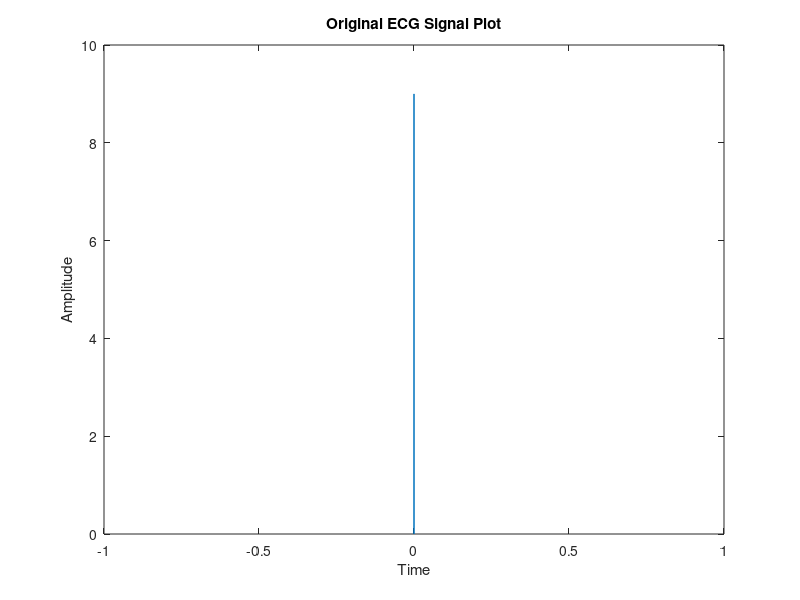

MATLAB code for this plot: (Note: this script raises an error after producing the figure.)
clc;
clear all;
close all;
d = xlsread('a01_3.csv');
Rdata = d(:,2)
Tdata = d(:,1)
%% Original ECG Signal Plotting
figure(1);

plot(Tdata,Rdata);
title('Original ECG Signal Plot');
xlabel('Time');
ylabel('Amplitude');

%% Butterworth filtering of ECG Signal
fp= 500;
fs= 80;
n= 2;
[b,a]= butter(n,fs/fp);
filter_signal = filter(b,a,Rdata);
figure(2)

plot(Tdata(1:1000),filter_signal(1:1000))
title('Butterworth filtered ECG Signal')
xlabel('Time');
ylabel('Amplitude');

%% Detecting R-Peaks using Pan Tompkins algorithm and Segregation of signal
R_D = Rdata
y=length(R_D);
fs = 200;              
N = length (R_D);       
t = [0:N-1]/fs;        
R_D = R_D - mean (R_D );    
R_D = R_D/ max( abs(R_D )) ;
b=[1 0 0 0 0 0 -2 0 0 0 0 0 1];
a=[1 -2 1];
h=filter(b,a,[1 zeros(1,12)]); 
x1 = conv (R_D ,h);
x1 = x1/ max( abs(x1 )); 
b = [-1 0 0 0 0 0 0 0 0 0 0 0 0 0 0 0 32 -32 0 0 0 0 0 0 0 0 0 0 0 0 0 0 1];
a = [1 -1];
h1=filter(b,a,[1 zeros(1,32)]); 
x2 = conv (x1 ,h1);
x2 = x2/ max( abs(x2 ));
h = [-1 -2 0 2 1]/8;
x3 = conv (x2 ,h);
x3 = x3 (2+[1: N]);
x3 = x3/ max( abs(x3 ));
figure(3)
subplot(2,1,1);
plot([0:length(x3)-1]/fs,x3);
subplot(2,1,2);
plot(t(200:600),x3(200:600));
title('Segregated signal');
xlim([1 3])
x4 = x3 .^2;
x4 = x4/ max( abs(x4 ));
h = ones (1 ,31)/31;
Delay = 15; 
x5 = conv (x4 ,h);
x5 = x5 (15+[1: N]);
x5 = x5/ max( abs(x5 ));
maxr = max(x5);
thresh = mean (x5 );
k=thresh*maxr;
y =(x5>k)';
left = find(diff([0 y])==1);
right = find(diff([y 0])==-1);
left=left-20;
for i=1:length(left)
   [R2(i) Rl(i)] = max( R_D(left(i):right(i)) );
   Rl(i) = Rl(i)+left(i) ;
   for j=1:20
   x(j)=left(j);
  for l=1:20;
  k(l)=left(j)-left(j+1);
  y=-1*mean2(k(l));
  end
 end
end
figure(4)
plot (t,R_D/max(R_D) , t(Rl) ,R2 , 'r*');
title('Detection of R-Peaks in segrigated signal');
xlabel('Time');
ylabel('Amplitude');
xlim([1 3])